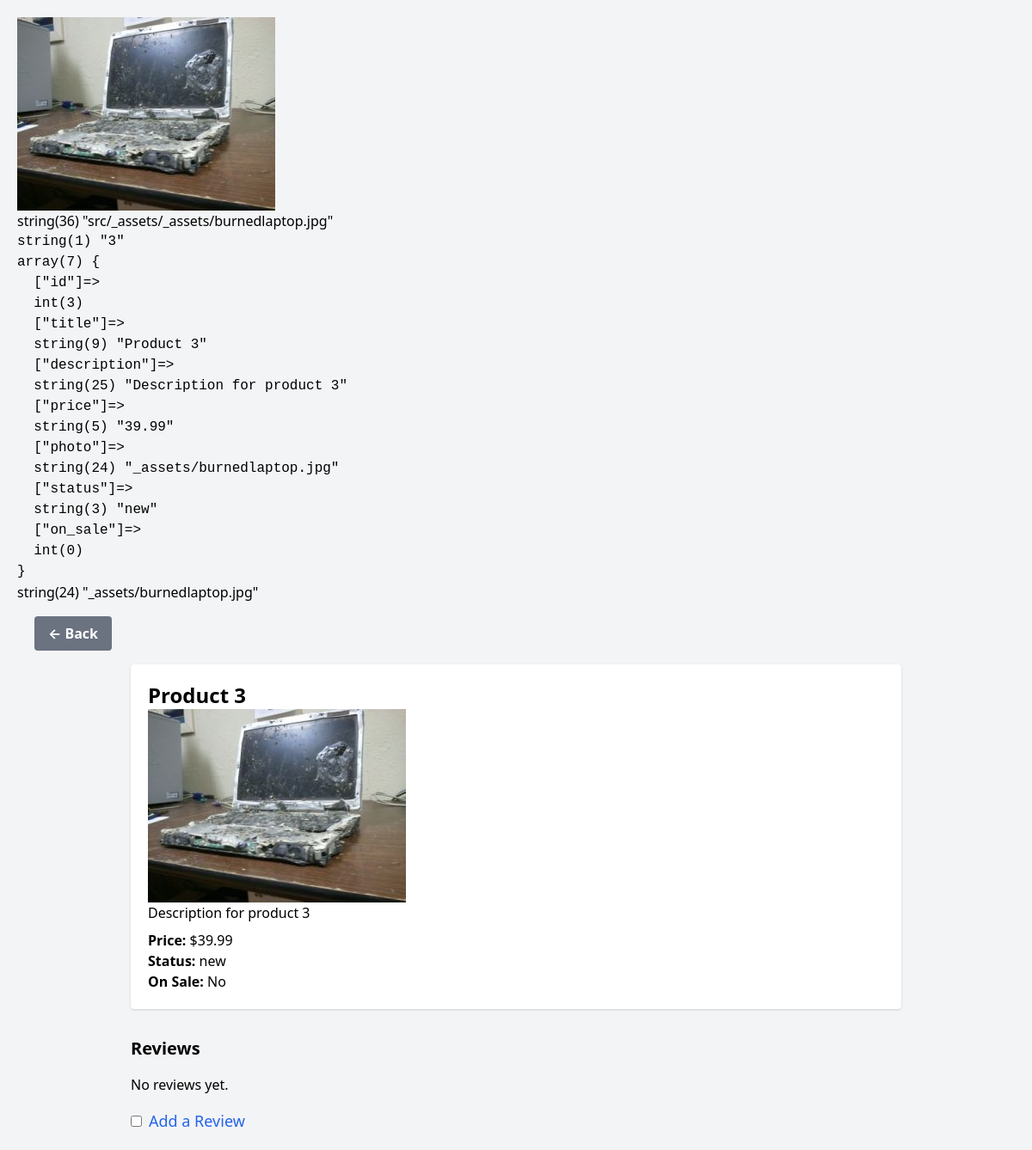
/src/public/product.php?id=3, run on the app's committed database.
### tables this page shows
CREATE TABLE IF NOT EXISTS products (
  id INT AUTO_INCREMENT PRIMARY KEY,
  title VARCHAR(255) NOT NULL,
  description TEXT,
  price DECIMAL(10, 2) NOT NULL,
  photo VARCHAR(255),
  status VARCHAR(50),
  on_sale BOOLEAN DEFAULT FALSE
);

### src/app/App.php (called while the page is built, shortened)
<?php
function getConnectionPDO(): PDO {
    $dsn = "mysql:host=" . DB_HOST . ";dbname=" . DB_NAME;
    $options = [PDO::ATTR_DEFAULT_FETCH_MODE => PDO::FETCH_ASSOC];
    return new PDO($dsn, DB_USER, DB_PASS, $options);
}
function getProductDetailsPDO($productID): ?array {
    $pdo = getConnectionPDO();
    $stmt = $pdo->prepare("SELECT * FROM products WHERE id = :id");
    $stmt->bindValue(':id', $productID, PDO::PARAM_INT);
    $stmt->execute();
    $product = $stmt->fetch(PDO::FETCH_ASSOC);
    return $product ?: null;
}

### src/public/product.php (called while the page is built, shortened)
<?php
require dirname(__DIR__) . '/app/App.php';
$productID = $_GET['id'] ?? null;
$product = getProductDetailsPDO($productID);
$reviews = getReviewsForProduct($productID);
require dirname(__DIR__) . '/views/product.php';

### src/views/product.php (the view, shortened to what this page needs)
<?php
if (!empty($product['photo'])) {
    $imageUrl = 'src/_assets/' . htmlspecialchars($product['photo']);
    echo "<img src='$imageUrl' alt='Product Image'>";
} else {
    echo "No image available.";
}
Var_dump($imageUrl);
echo "<pre>";
var_dump($productID);
var_dump($product);
echo "</pre>";
var_dump(htmlspecialchars($product['photo']));
?>
<!doctype html>
<html lang="en">
<head>
    <link rel="stylesheet" href="/assets/dist/main.css" />
    <link href="https://cdn.jsdelivr.net/npm/tailwindcss@2.2.19/dist/tailwind.min.css" rel="stylesheet">
</head>
<body class="bg-gray-100 p-5">
    <div class="my-4 mx-5">
        <a href="index.php" class="inline-block bg-gray-500 hover:bg-gray-700 text-white font-bold py-2 px-4 rounded transition ease-in-out duration-150">
            ← Back
        </a>
    </div>
    <div class="max-w-4xl mx-auto bg-white p-5 rounded shadow">
        <h1 class="text-2xl font-bold"><?= htmlspecialchars($product['title']); ?></h1>
        <img src="<?=htmlspecialchars($product['photo']); ?>" alt="Product Image">
        <p><?= nl2br(htmlspecialchars($product['description'])); ?></p>
        <p class="mt-2"><strong>Price:</strong> $<?= htmlspecialchars($product['price']); ?></p>
        <p><strong>Status:</strong> <?= htmlspecialchars($product['status']); ?></p>
        <p><strong>On Sale:</strong> <?= $product['on_sale'] ? 'Yes' : 'No'; ?></p>
    </div>
    <div class="max-w-4xl mx-auto mt-8">
        <h2 class="text-xl font-semibold mb-4">Reviews</h2>
        <?php if (!empty($reviews)): ?>
            <?php foreach ($reviews as $review): ?>
                <div class="bg-white p-4 rounded shadow mb-4">
                    <p><?= nl2br(htmlspecialchars($review['comment'])); ?></p>
                    <p class="text-sm">Rating: <?= str_repeat('★', $review['rating']); ?></p>
                    <p class="text-sm">By: <?= htmlspecialchars($review['first_name']) . ' ' . htmlspecialchars($review['last_name']); ?> on <?= date('F j, Y', strtotime($review['date'])); ?></p>
                    <div class="mt-2">
                        <a href="edit_review.php?review_id=<?= $review['id']; ?>&product_id=<?= $product['id']; ?>" class="bg-yellow-500 hover:bg-yellow-700 text-white font-bold py-1 px-2 rounded">Edit</a>
                        <a href="delete_review.php?review_id=<?= $review['id']; ?>&product_id=<?= $product['id']; ?>" onclick="return confirm('Are you sure you want to delete this review?');" class="bg-red-500 hover:bg-red-700 text-white font-bold py-1 px-2 rounded">Delete</a>
                        <a href="#top" class="inline-block bg-blue-500 hover:bg-blue-700 text-white font-bold py-0.5 px-2 mx-1.5 rounded transition ease-in-out duration-150">↑</a>
                    </div>
                </div>
            <?php endforeach; ?>
        <?php else: ?>
            <p>No reviews yet.</p>
        <?php endif; ?>
        <div class="mt-4">
            <label for="toggleReview" class="inline-flex items-center cursor-pointer text-lg text-blue-600 hover:text-blue-800">
                <input type="checkbox" id="toggleReview" class="form-checkbox rounded text-blue-500 focus:ring-blue-500" onchange="document.getElementById('reviewForm').classList.toggle('hidden');">
                <span class="ml-2">Add a Review</span>
            </label>
        </div>
    </div>
</body>
</html>

### data on the page
products: photo (picture), title "Product 3", description "Description for product 3", price "39.99", status "new"
